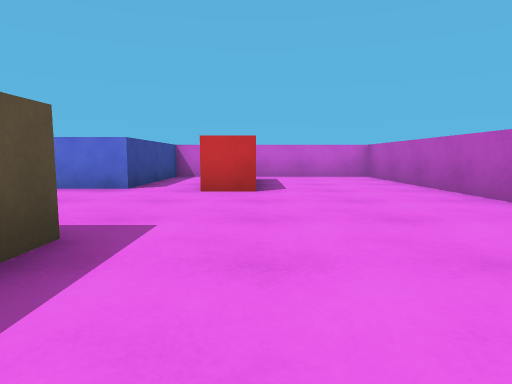
View 1 (above)

16 first-person views from a walk through a Unity game level. The camera is 0.62 m above the floor, tilts 6° down and sees 75° across. The floor is counted in squares, 1 m on a side. Each view is taken from the middle of a square. On the plan, view 1 faces up. The plan holds only what a view shows up to about 10 squares ahead; the rest is blank. The player is left out.

View 2
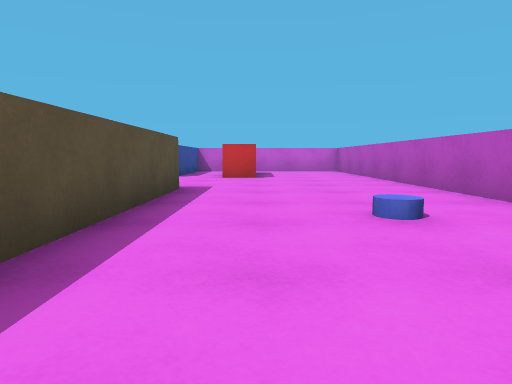

View 3
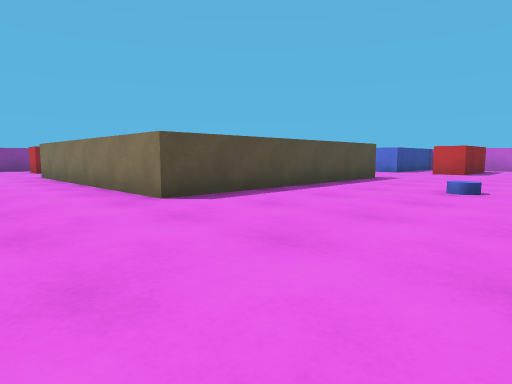

View 4
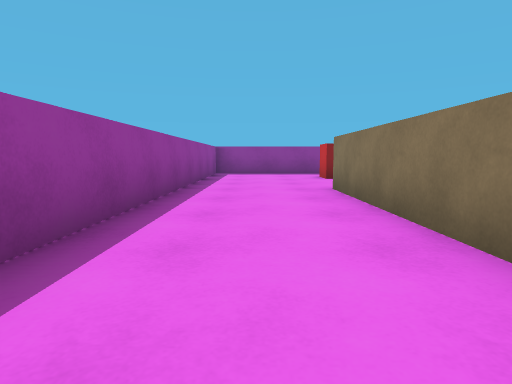

View 5
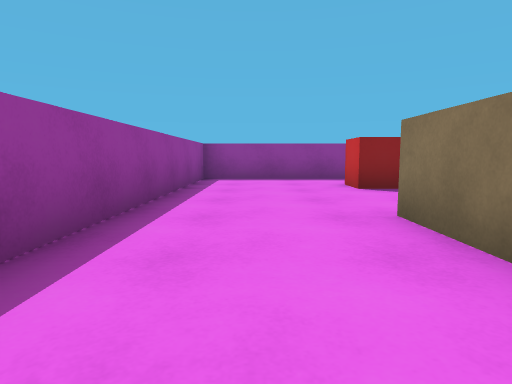

View 6
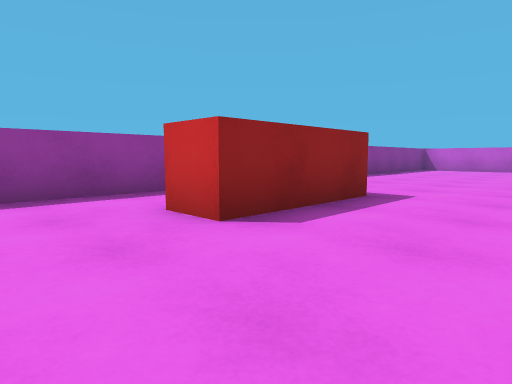

View 7
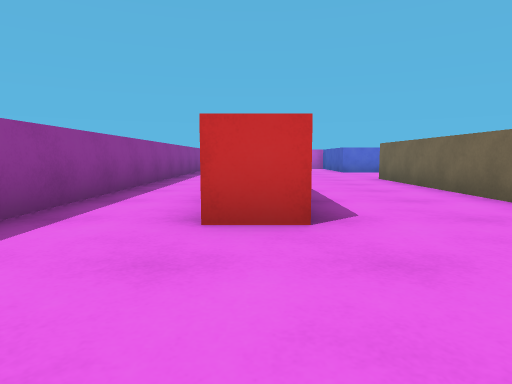

View 8
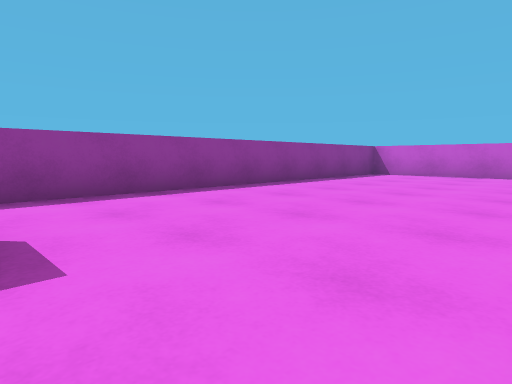

View 9
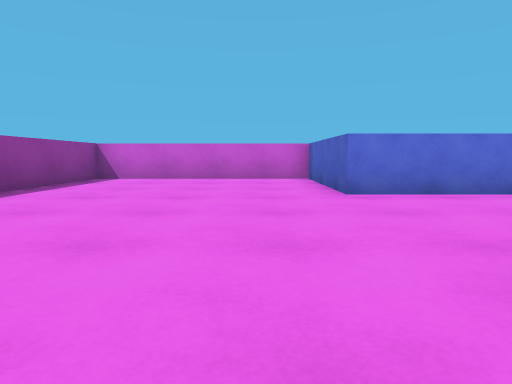

View 10
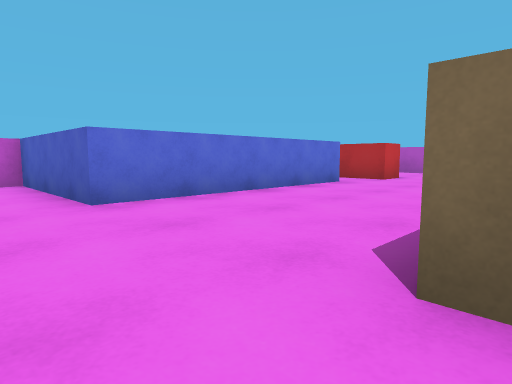

View 11
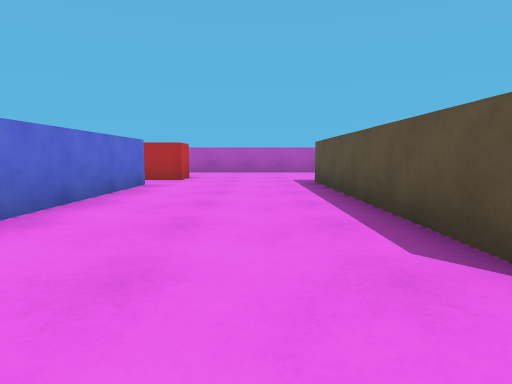

View 12
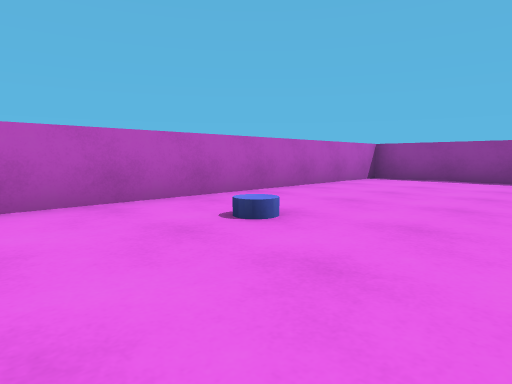

View 13
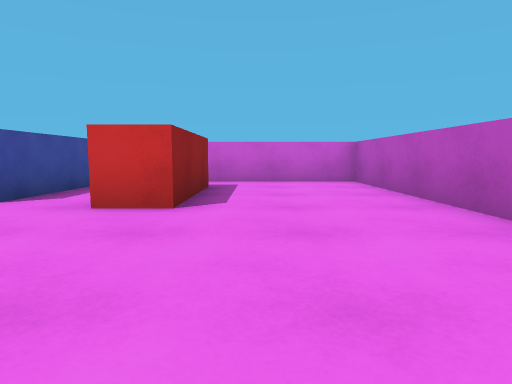

View 14
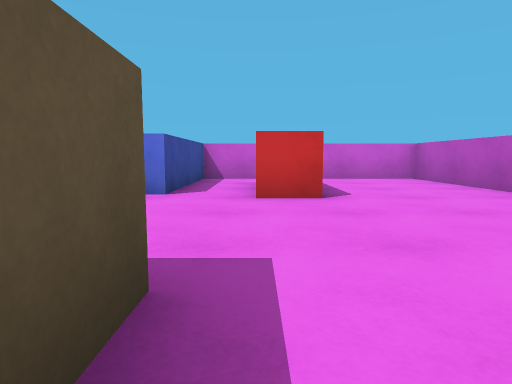

View 15
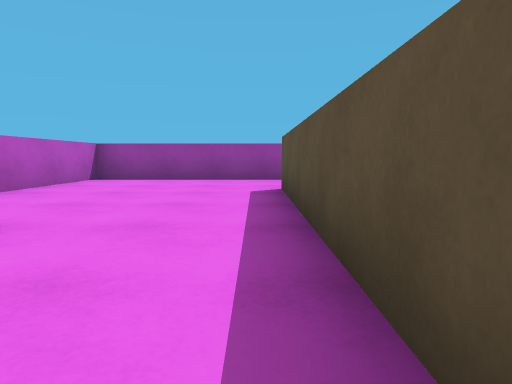

View 16
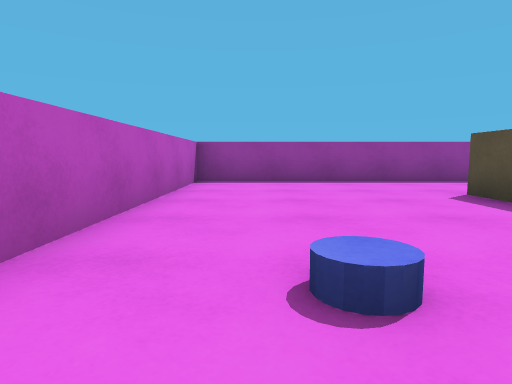

### Floor plan
Points are (right, up) in squares from view 1. A wall is a line through its corners. A room is listed if a view was taken in it or the views show most of it. See-through windows are left out.
Room 1 (views 1, 2, 3, 4, 5, 6, 7, 8, 9, 10, 11, 12, 13, 14, 15, 16)
walls: (-8.1, 2.5) (-1.5, 2.5) (-1.5, -4.5) (-8.5, -4.5); (-8.5, 6.5) (-8.5, 10.5) (-14.5, 10.5) (-14.5, -7.5) (3.5, -7.5) (3.5, 10.5) (-2.5, 10.5) (-2.5, 6.5) (-8.5, 6.5); (-8.5, -2.5) (-8.5, 2.5); (-11.5, -1) (-11.5, -4) (-12.5, -4); (0, 9) (0, 6) (-1, 6) (-1, 7.2)
objects: blue cylinder (1, -1) to (1, 0)

Where each view was taken, in squares from view 1:
view 1: 0 up, 0 right, facing up
view 2: 4 down, 0 right, facing up
view 3: 7 down, 3 right, facing up-left
view 4: 6 down, 2 left, facing left
view 5: 6 down, 5 left, facing left
view 6: 6 down, 9 left, facing up-left
view 7: 7 down, 12 left, facing up
view 8: 1 down, 9 left, facing up-left
view 9: 1 up, 10 left, facing up
view 10: 2 up, 10 left, facing up-right
view 11: 4 up, 10 left, facing right
view 12: 2 up, 1 left, facing down-right
view 13: 2 up, 1 right, facing up
view 14: 1 up, 1 left, facing up
view 15: 2 up, 1 left, facing down
view 16: 1 up, 2 right, facing down
